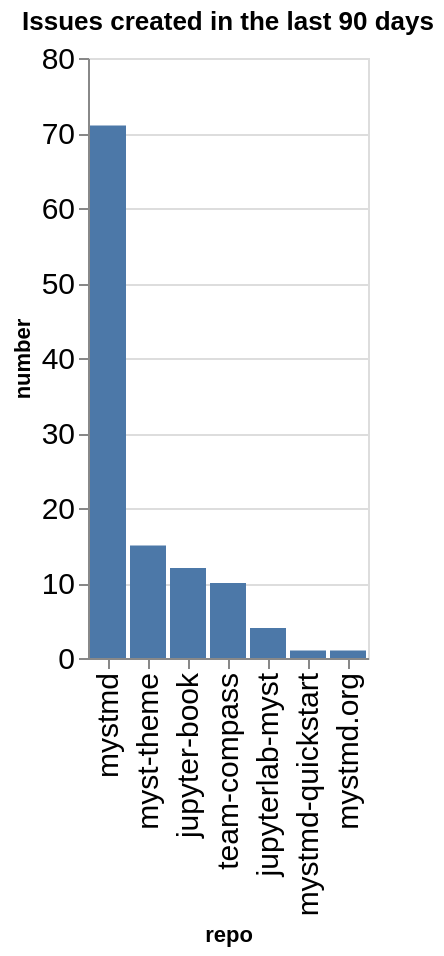

Here is the notebook cell this chart was saved with:
### Code cell
created_counts = created.groupby(['org', 'repo']).count()['number'].reset_index()
created_counts['org/repo'] = created_counts.apply(lambda a: a['org'] + '/' + a['repo'], axis=1)
sorted_vals = created_counts.sort_values(['org', 'number'], ascending=False)['repo'].values
alt.Chart(data=created_counts, title=f"Issues created in the last {n_days} days").mark_bar().encode(
    x=alt.X('repo', sort=alt.Sort(sorted_vals.tolist())),
    y='number',
)

### Figure 1 — Vega-Lite specification as saved in the notebook (floating-point values rounded to 4 significant figures)
{"config": {"axisLeft": {"labelFontSize": 15}, "axisBottom": {"labelFontSize": 15}}, "data": {"name": "data-a92d50bed30abe36995ea60a3bda7611"}, "mark": {"type": "bar"}, "encoding": {"x": {"field": "repo", "sort": ["mystmd", "myst-theme", "jupyter-book", "team-compass", "jupyterlab-myst", "mystmd-quickstart", "mystmd.org"], "type": "nominal"}, "y": {"field": "number", "type": "quantitative"}}, "title": "Issues created in the last 90 days", "$schema": "https://vega.github.io/schema/vega-lite/v5.20.1.json", "datasets": {"data-a92d50bed30abe36995ea60a3bda7611": [{"org": "jupyter-book", "repo": "jupyter-book", "number": 12, "org/repo": "jupyter-book/jupyter-book"}, {"org": "jupyter-book", "repo": "jupyterlab-myst", "number": 4, "org/repo": "jupyter-book/jupyterlab-myst"}, {"org": "jupyter-book", "repo": "myst-theme", "number": 15, "org/repo": "jupyter-book/myst-theme"}, {"org": "jupyter-book", "repo": "mystmd", "number": 71, "org/repo": "jupyter-book/mystmd"}, {"org": "jupyter-book", "repo": "mystmd-quickstart", "number": 1, "org/repo": "jupyter-book/mystmd-quickstart"}, {"org": "jupyter-book", "repo": "mystmd.org", "number": 1, "org/repo": "jupyter-book/mystmd.org"}, {"org": "jupyter-book", "repo": "team-compass", "number": 10, "org/repo": "jupyter-book/team-compass"}]}}
